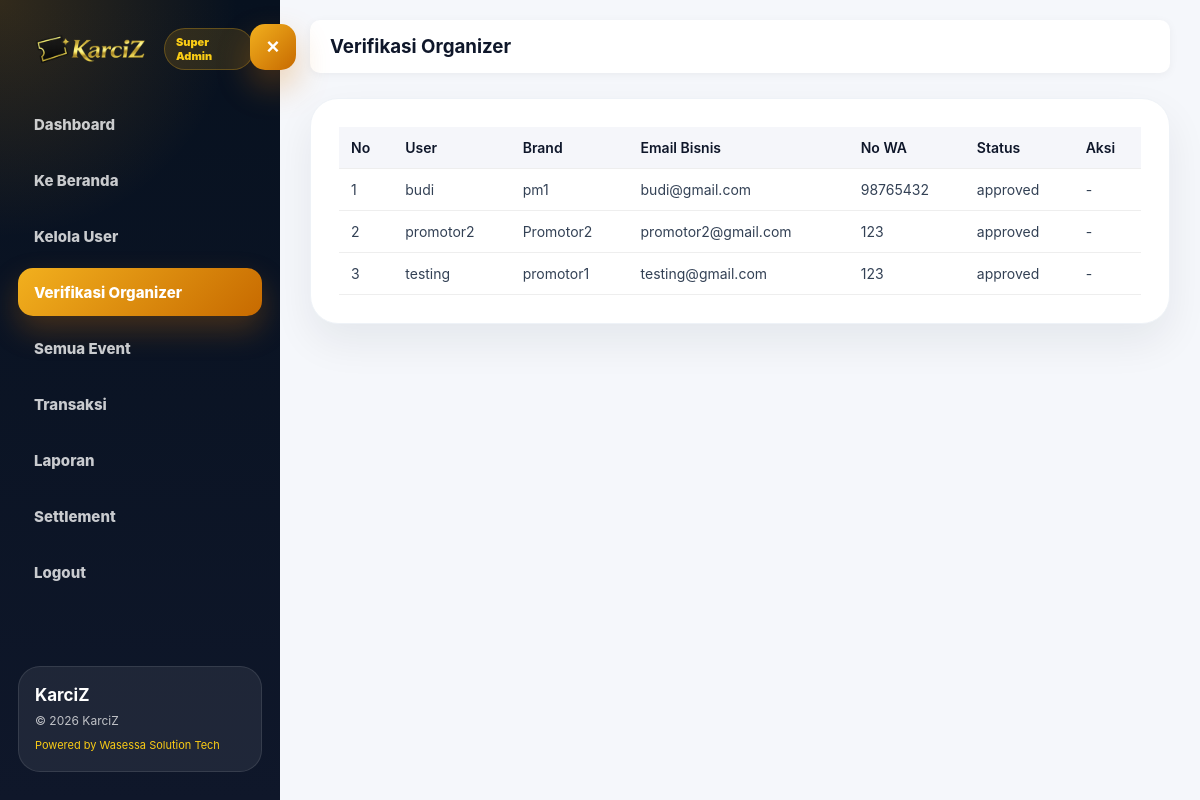
Page /super-admin/verify-organizer.php (signed in) on the committed database.
### tables this page shows
CREATE TABLE `promotor` (
  `id` int(100) NOT NULL,
  `user_id` int(11) DEFAULT NULL,
  `nama_brand` varchar(255) NOT NULL,
  `deskripsi_singkat` varchar(500) NOT NULL,
  `email_bisnis` varchar(255) NOT NULL,
  `no_wa` int(25) NOT NULL,
  `logo` varchar(255) NOT NULL,
  `banner` varchar(255) NOT NULL,
  `status` enum('pending','approved','rejected') DEFAULT 'pending',
  `created_at` timestamp NOT NULL DEFAULT current_timestamp()
);

CREATE TABLE `users` (
  `id` int(11) NOT NULL,
  `username` varchar(50) DEFAULT NULL,
  `email` varchar(100) DEFAULT NULL,
  `password` varchar(255) DEFAULT NULL,
  `no_whatsapp` varchar(20) DEFAULT NULL,
  `role` enum('customer','organizer','superadmin','staff_gate') NOT NULL DEFAULT 'customer',
  `created_at` timestamp NOT NULL DEFAULT current_timestamp(),
  `profile_image` varchar(255) DEFAULT NULL,
  `status` enum('pending','approved','rejected') DEFAULT 'pending'
);

### super-admin/verify-organizer.php (the view, shortened to what this page needs)
<?php
include '../config.php';
$result = $conn->query("
    SELECT
        promotor.id,
        promotor.user_id,
        promotor.nama_brand,
        promotor.deskripsi_singkat,
        promotor.email_bisnis,
        promotor.no_wa,
        promotor.status,
        users.username
    FROM promotor
    JOIN users ON promotor.user_id = users.id
    ORDER BY promotor.id DESC
");
?>
<!DOCTYPE html>
<html>
<head>
    <link rel="stylesheet" href="/Karciz/assets/css/superadmin.css?v=1">
    <link rel="stylesheet" href="/Karciz/assets/css/superadmin-premium.css?v=2">
</head>
<body>
<div class="wrapper">
<?php include 'sidebar.php'; ?>
    <div class="main">
        <div class="topbar">
            <h3>Verifikasi Organizer</h3>
        </div>
        <div class="table-container">
            <table>
                <tr>
                    <th>No</th>
                    <th>User</th>
                    <th>Brand</th>
                    <th>Email Bisnis</th>
                    <th>No WA</th>
                    <th>Status</th>
                    <th>Aksi</th>
                </tr>
                <?php $no = 1; while ($row = $result->fetch_assoc()) { ?>
                    <tr>
                        <td><?= $no++; ?></td>
                        <td><?= htmlspecialchars($row['username']); ?></td>
                        <td><?= htmlspecialchars($row['nama_brand']); ?></td>
                        <td><?= htmlspecialchars($row['email_bisnis']); ?></td>
                        <td><?= htmlspecialchars($row['no_wa']); ?></td>
                        <td><?= htmlspecialchars($row['status']); ?></td>
                        <td>
                            <?php if ($row['status'] == 'pending') { ?>
                                <a href="approve.php?id=<?= $row['id']; ?>" class="btn-approve">Approve</a>
                                <a href="reject.php?id=<?= $row['id']; ?>" class="btn-reject">Reject</a>
                            <?php } else { ?>
                                -
                            <?php } ?>
                        </td>
                    </tr>
                <?php } ?>
            </table>
        </div>
    </div>
</div>
</body>
</html>

### assets/css/superadmin.css (style rules this page uses)
* { margin: 0; padding: 0; box-sizing: border-box; }
body { font-family: 'Segoe UI', Calibri, sans-serif; background-color: #f5f6fa; }
.wrapper { display: flex; min-height: 100vh; }
.main { flex: 1; padding: 20px 30px; }
.topbar { background: #fff; padding: 15px 20px; border-radius: 10px; display: flex; justify-content: space-between; align-items: center; box-shadow: 0 2px 10px rgba(0,0,0,0.05); }
.table-container { margin-top: 25px; background: #fff; padding: 20px; border-radius: 12px; box-shadow: 0 4px 12px rgba(0,0,0,0.08); }
table { width: 100%; border-collapse: collapse; font-size: 14px; }
table th, table td { padding: 12px; border-bottom: 1px solid #eee; }
table th { background: #f5f6fa; font-weight: 600; }

### assets/css/superadmin-premium.css (style rules this page uses)
* { box-sizing: border-box; }
body { margin: 0; background: #f5f7fb; color: #0f172a; font-family: Inter, "Segoe UI", Arial, sans-serif; }
.table-container { background: #fff; border: 1px solid #eef2f7; border-radius: 28px; padding: 28px; box-shadow: 0 18px 42px rgba(15,23,42,.07); overflow-x: auto; }
table { width: 100%; border-collapse: collapse; min-width: 760px; }
th { padding: 16px 14px; background: #f8fafc; text-align: left; font-weight: 900; color: #0f172a; }
td { padding: 16px 14px; border-bottom: 1px solid #eef2f7; color: #334155; }

### rows in the picture
promotor: user.username "budi", nama_brand "pm1", email_bisnis "budi@gmail.com", no_wa "98765432", status "approved"
promotor: user.username "promotor2", nama_brand "Promotor2", email_bisnis "promotor2@gmail.com", no_wa "123", status "approved"
promotor: user.username "testing", nama_brand "promotor1", email_bisnis "testing@gmail.com", no_wa "123", status "approved"
